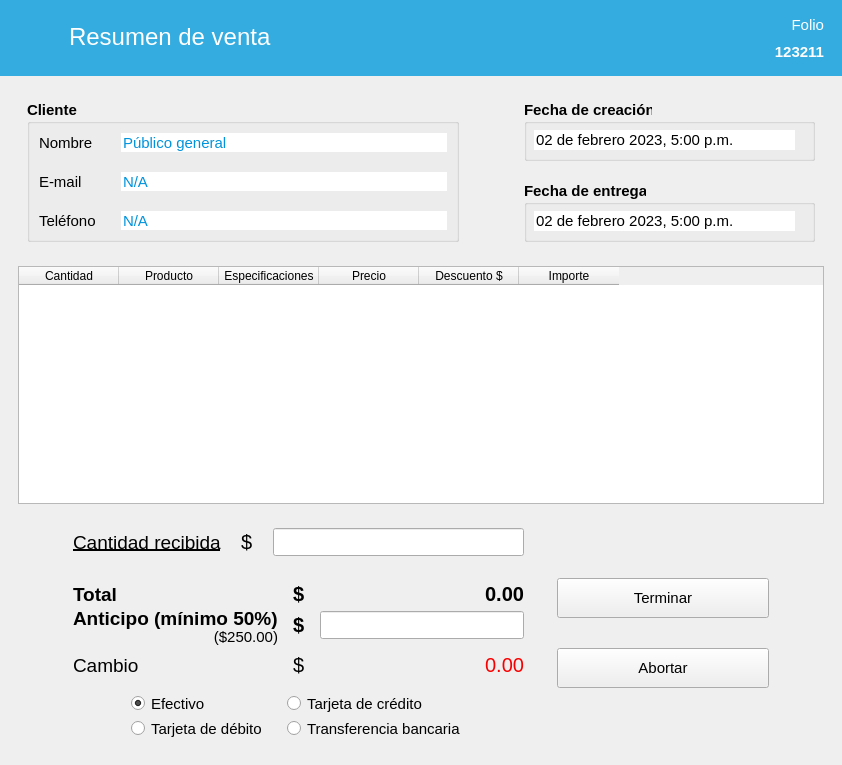
<?xml version="1.0" encoding="UTF-8"?>
<ui version="4.0">
 <class>ConfirmarVenta</class>
 <widget class="QMainWindow" name="ConfirmarVenta">
  <property name="windowModality">
   <enum>Qt::ApplicationModal</enum>
  </property>
  <property name="geometry">
   <rect>
    <x>0</x>
    <y>0</y>
    <width>842</width>
    <height>765</height>
   </rect>
  </property>
  <property name="minimumSize">
   <size>
    <width>0</width>
    <height>680</height>
   </size>
  </property>
  <property name="windowTitle">
   <string>Resumen de venta</string>
  </property>
  <property name="windowIcon">
   <iconset resource="../resources.qrc">
    <normaloff>:/img/icon.ico</normaloff>:/img/icon.ico</iconset>
  </property>
  <widget class="QWidget" name="centralwidget">
   <layout class="QVBoxLayout" name="verticalLayout">
    <property name="leftMargin">
     <number>0</number>
    </property>
    <property name="topMargin">
     <number>0</number>
    </property>
    <property name="rightMargin">
     <number>0</number>
    </property>
    <item alignment="Qt::AlignTop">
     <widget class="QFrame" name="frame">
      <property name="styleSheet">
       <string notr="true">QFrame { background-color: rgb(52, 172, 224); }</string>
      </property>
      <property name="frameShadow">
       <enum>QFrame::Raised</enum>
      </property>
      <layout class="QHBoxLayout" name="horizontalLayout">
       <property name="topMargin">
        <number>5</number>
       </property>
       <property name="bottomMargin">
        <number>5</number>
       </property>
       <item alignment="Qt::AlignLeft|Qt::AlignTop">
        <widget class="QFrame" name="frame_5">
         <property name="frameShadow">
          <enum>QFrame::Raised</enum>
         </property>
         <layout class="QHBoxLayout" name="horizontalLayout_2">
          <item>
           <widget class="QLabel" name="label">
            <property name="minimumSize">
             <size>
              <width>45</width>
              <height>45</height>
             </size>
            </property>
            <property name="font">
             <font>
              <pointsize>18</pointsize>
             </font>
            </property>
            <property name="styleSheet">
             <string notr="true">image: url(:/img/resources/images/shopping-cart.png);</string>
            </property>
            <property name="text">
             <string/>
            </property>
           </widget>
          </item>
          <item>
           <widget class="QLabel" name="label_17">
            <property name="minimumSize">
             <size>
              <width>211</width>
              <height>41</height>
             </size>
            </property>
            <property name="font">
             <font>
              <pointsize>18</pointsize>
             </font>
            </property>
            <property name="styleSheet">
             <string notr="true">color: rgb(255, 255, 255);</string>
            </property>
            <property name="text">
             <string>Resumen de venta</string>
            </property>
           </widget>
          </item>
         </layout>
        </widget>
       </item>
       <item alignment="Qt::AlignRight|Qt::AlignTop">
        <widget class="QFrame" name="frame_6">
         <property name="frameShadow">
          <enum>QFrame::Raised</enum>
         </property>
         <layout class="QVBoxLayout" name="verticalLayout_2">
          <item>
           <widget class="QLabel" name="label_5">
            <property name="minimumSize">
             <size>
              <width>41</width>
              <height>21</height>
             </size>
            </property>
            <property name="font">
             <font>
              <pointsize>11</pointsize>
             </font>
            </property>
            <property name="styleSheet">
             <string notr="true">color: rgb(255, 255, 255);</string>
            </property>
            <property name="text">
             <string>Folio</string>
            </property>
            <property name="alignment">
             <set>Qt::AlignRight|Qt::AlignTrailing|Qt::AlignVCenter</set>
            </property>
           </widget>
          </item>
          <item>
           <widget class="QLabel" name="lbFolio">
            <property name="minimumSize">
             <size>
              <width>61</width>
              <height>21</height>
             </size>
            </property>
            <property name="font">
             <font>
              <pointsize>11</pointsize>
              <bold>true</bold>
             </font>
            </property>
            <property name="styleSheet">
             <string notr="true">color: rgb(255, 255, 255);</string>
            </property>
            <property name="text">
             <string>123211</string>
            </property>
            <property name="alignment">
             <set>Qt::AlignRight|Qt::AlignTrailing|Qt::AlignVCenter</set>
            </property>
           </widget>
          </item>
         </layout>
        </widget>
       </item>
      </layout>
     </widget>
    </item>
    <item alignment="Qt::AlignTop">
     <widget class="QFrame" name="frame_2">
      <property name="frameShadow">
       <enum>QFrame::Raised</enum>
      </property>
      <layout class="QHBoxLayout" name="horizontalLayout_3">
       <property name="leftMargin">
        <number>18</number>
       </property>
       <property name="rightMargin">
        <number>18</number>
       </property>
       <item alignment="Qt::AlignTop">
        <widget class="QFrame" name="frame_7">
         <property name="frameShadow">
          <enum>QFrame::Raised</enum>
         </property>
         <layout class="QHBoxLayout" name="horizontalLayout_5">
          <property name="rightMargin">
           <number>50</number>
          </property>
          <item>
           <widget class="QGroupBox" name="groupBox">
            <property name="minimumSize">
             <size>
              <width>361</width>
              <height>131</height>
             </size>
            </property>
            <property name="font">
             <font>
              <pointsize>11</pointsize>
              <bold>true</bold>
             </font>
            </property>
            <property name="title">
             <string>Cliente</string>
            </property>
            <property name="flat">
             <bool>true</bool>
            </property>
            <layout class="QGridLayout" name="gridLayout">
             <property name="horizontalSpacing">
              <number>25</number>
             </property>
             <property name="verticalSpacing">
              <number>20</number>
             </property>
             <item row="0" column="0">
              <widget class="QLabel" name="label_6">
               <property name="font">
                <font>
                 <pointsize>11</pointsize>
                 <bold>false</bold>
                </font>
               </property>
               <property name="text">
                <string>Nombre</string>
               </property>
              </widget>
             </item>
             <item row="0" column="1">
              <widget class="QLineEdit" name="txtCliente">
               <property name="font">
                <font>
                 <pointsize>11</pointsize>
                 <italic>false</italic>
                 <bold>false</bold>
                </font>
               </property>
               <property name="styleSheet">
                <string notr="true">color: rgb(0, 147, 220);</string>
               </property>
               <property name="text">
                <string>Público general</string>
               </property>
               <property name="frame">
                <bool>false</bool>
               </property>
               <property name="readOnly">
                <bool>true</bool>
               </property>
               <property name="clearButtonEnabled">
                <bool>false</bool>
               </property>
              </widget>
             </item>
             <item row="1" column="0">
              <widget class="QLabel" name="label_7">
               <property name="font">
                <font>
                 <pointsize>11</pointsize>
                 <bold>false</bold>
                </font>
               </property>
               <property name="text">
                <string>E-mail</string>
               </property>
              </widget>
             </item>
             <item row="1" column="1">
              <widget class="QLineEdit" name="txtCorreo">
               <property name="font">
                <font>
                 <pointsize>11</pointsize>
                 <bold>false</bold>
                </font>
               </property>
               <property name="styleSheet">
                <string notr="true">color: rgb(0, 147, 220);</string>
               </property>
               <property name="text">
                <string>N/A</string>
               </property>
               <property name="frame">
                <bool>false</bool>
               </property>
               <property name="readOnly">
                <bool>true</bool>
               </property>
               <property name="clearButtonEnabled">
                <bool>false</bool>
               </property>
              </widget>
             </item>
             <item row="2" column="0">
              <widget class="QLabel" name="label_8">
               <property name="font">
                <font>
                 <pointsize>11</pointsize>
                 <bold>false</bold>
                </font>
               </property>
               <property name="text">
                <string>Teléfono</string>
               </property>
              </widget>
             </item>
             <item row="2" column="1">
              <widget class="QLineEdit" name="txtTelefono">
               <property name="font">
                <font>
                 <pointsize>11</pointsize>
                 <bold>false</bold>
                </font>
               </property>
               <property name="styleSheet">
                <string notr="true">color: rgb(0, 147, 220);</string>
               </property>
               <property name="text">
                <string>N/A</string>
               </property>
               <property name="frame">
                <bool>false</bool>
               </property>
               <property name="readOnly">
                <bool>true</bool>
               </property>
               <property name="clearButtonEnabled">
                <bool>false</bool>
               </property>
              </widget>
             </item>
            </layout>
           </widget>
          </item>
         </layout>
        </widget>
       </item>
       <item alignment="Qt::AlignRight|Qt::AlignTop">
        <widget class="QFrame" name="frame_8">
         <property name="frameShadow">
          <enum>QFrame::Raised</enum>
         </property>
         <layout class="QVBoxLayout" name="verticalLayout_4">
          <property name="spacing">
           <number>20</number>
          </property>
          <item>
           <widget class="QGroupBox" name="groupBox_2">
            <property name="minimumSize">
             <size>
              <width>291</width>
              <height>61</height>
             </size>
            </property>
            <property name="font">
             <font>
              <pointsize>11</pointsize>
              <bold>true</bold>
             </font>
            </property>
            <property name="title">
             <string>Fecha de creación</string>
            </property>
            <property name="flat">
             <bool>true</bool>
            </property>
            <widget class="QLineEdit" name="txtCreacion">
             <property name="geometry">
              <rect>
               <x>10</x>
               <y>30</y>
               <width>261</width>
               <height>20</height>
              </rect>
             </property>
             <property name="font">
              <font>
               <pointsize>11</pointsize>
               <bold>false</bold>
              </font>
             </property>
             <property name="styleSheet">
              <string notr="true"/>
             </property>
             <property name="text">
              <string>02 de febrero 2023, 5:00 p.m.</string>
             </property>
             <property name="frame">
              <bool>false</bool>
             </property>
             <property name="readOnly">
              <bool>true</bool>
             </property>
             <property name="clearButtonEnabled">
              <bool>false</bool>
             </property>
            </widget>
           </widget>
          </item>
          <item>
           <widget class="QGroupBox" name="boxFechaEntrega">
            <property name="minimumSize">
             <size>
              <width>291</width>
              <height>61</height>
             </size>
            </property>
            <property name="font">
             <font>
              <pointsize>11</pointsize>
              <bold>true</bold>
             </font>
            </property>
            <property name="title">
             <string>Fecha de entrega</string>
            </property>
            <property name="flat">
             <bool>true</bool>
            </property>
            <widget class="QLineEdit" name="txtEntrega">
             <property name="geometry">
              <rect>
               <x>10</x>
               <y>30</y>
               <width>261</width>
               <height>20</height>
              </rect>
             </property>
             <property name="font">
              <font>
               <pointsize>11</pointsize>
               <bold>false</bold>
              </font>
             </property>
             <property name="styleSheet">
              <string notr="true"/>
             </property>
             <property name="text">
              <string>02 de febrero 2023, 5:00 p.m.</string>
             </property>
             <property name="frame">
              <bool>false</bool>
             </property>
             <property name="readOnly">
              <bool>true</bool>
             </property>
             <property name="clearButtonEnabled">
              <bool>false</bool>
             </property>
            </widget>
           </widget>
          </item>
         </layout>
        </widget>
       </item>
      </layout>
     </widget>
    </item>
    <item>
     <widget class="QFrame" name="frame_3">
      <property name="sizePolicy">
       <sizepolicy hsizetype="Expanding" vsizetype="Expanding">
        <horstretch>0</horstretch>
        <verstretch>0</verstretch>
       </sizepolicy>
      </property>
      <property name="frameShadow">
       <enum>QFrame::Raised</enum>
      </property>
      <layout class="QHBoxLayout" name="horizontalLayout_8">
       <property name="leftMargin">
        <number>18</number>
       </property>
       <property name="topMargin">
        <number>0</number>
       </property>
       <property name="rightMargin">
        <number>18</number>
       </property>
       <property name="bottomMargin">
        <number>0</number>
       </property>
       <item>
        <widget class="TablaDatos" name="tabla_productos">
         <property name="minimumSize">
          <size>
           <width>791</width>
           <height>238</height>
          </size>
         </property>
         <attribute name="horizontalHeaderMinimumSectionSize">
          <number>80</number>
         </attribute>
         <column>
          <property name="text">
           <string>Cantidad</string>
          </property>
         </column>
         <column>
          <property name="text">
           <string>Producto</string>
          </property>
         </column>
         <column>
          <property name="text">
           <string>Especificaciones</string>
          </property>
         </column>
         <column>
          <property name="text">
           <string>Precio</string>
          </property>
         </column>
         <column>
          <property name="text">
           <string>Descuento $</string>
          </property>
         </column>
         <column>
          <property name="text">
           <string>Importe</string>
          </property>
         </column>
        </widget>
       </item>
      </layout>
     </widget>
    </item>
    <item>
     <widget class="QFrame" name="frame_4">
      <property name="frameShadow">
       <enum>QFrame::Raised</enum>
      </property>
      <layout class="QHBoxLayout" name="horizontalLayout_4">
       <property name="leftMargin">
        <number>55</number>
       </property>
       <property name="topMargin">
        <number>0</number>
       </property>
       <property name="rightMargin">
        <number>64</number>
       </property>
       <property name="bottomMargin">
        <number>0</number>
       </property>
       <item>
        <widget class="QFrame" name="frame_11">
         <property name="frameShadow">
          <enum>QFrame::Raised</enum>
         </property>
         <layout class="QVBoxLayout" name="verticalLayout_3">
          <item>
           <widget class="QFrame" name="frame_14">
            <property name="frameShadow">
             <enum>QFrame::Raised</enum>
            </property>
            <layout class="QHBoxLayout" name="horizontalLayout_7">
             <property name="spacing">
              <number>20</number>
             </property>
             <item>
              <widget class="QLabel" name="label_13">
               <property name="font">
                <font>
                 <pointsize>14</pointsize>
                 <bold>false</bold>
                 <underline>true</underline>
                </font>
               </property>
               <property name="text">
                <string>Cantidad recibida</string>
               </property>
              </widget>
             </item>
             <item alignment="Qt::AlignLeft">
              <widget class="QLabel" name="label_19">
               <property name="font">
                <font>
                 <pointsize>15</pointsize>
                </font>
               </property>
               <property name="text">
                <string>$</string>
               </property>
              </widget>
             </item>
             <item>
              <widget class="NumberEdit" name="txtPago">
               <property name="minimumSize">
                <size>
                 <width>200</width>
                 <height>28</height>
                </size>
               </property>
               <property name="maximumSize">
                <size>
                 <width>16777215</width>
                 <height>28</height>
                </size>
               </property>
               <property name="styleSheet">
                <string notr="true">color: rgb(0, 170, 255)</string>
               </property>
              </widget>
             </item>
            </layout>
           </widget>
          </item>
          <item>
           <widget class="QFrame" name="frame_15">
            <property name="frameShadow">
             <enum>QFrame::Raised</enum>
            </property>
            <layout class="QGridLayout" name="gridLayout_4">
             <property name="horizontalSpacing">
              <number>15</number>
             </property>
             <property name="verticalSpacing">
              <number>5</number>
             </property>
             <item row="3" column="0">
              <widget class="QLabel" name="label_26">
               <property name="minimumSize">
                <size>
                 <width>0</width>
                 <height>28</height>
                </size>
               </property>
               <property name="font">
                <font>
                 <pointsize>14</pointsize>
                </font>
               </property>
               <property name="text">
                <string>Cambio</string>
               </property>
              </widget>
             </item>
             <item row="0" column="0">
              <widget class="QLabel" name="label_20">
               <property name="minimumSize">
                <size>
                 <width>0</width>
                 <height>28</height>
                </size>
               </property>
               <property name="font">
                <font>
                 <pointsize>14</pointsize>
                 <bold>true</bold>
                </font>
               </property>
               <property name="text">
                <string>Total</string>
               </property>
              </widget>
             </item>
             <item row="3" column="1">
              <widget class="QLabel" name="label_25">
               <property name="minimumSize">
                <size>
                 <width>0</width>
                 <height>28</height>
                </size>
               </property>
               <property name="font">
                <font>
                 <pointsize>15</pointsize>
                </font>
               </property>
               <property name="text">
                <string>$</string>
               </property>
              </widget>
             </item>
             <item row="1" column="0">
              <widget class="QLabel" name="lbAnticipo1">
               <property name="minimumSize">
                <size>
                 <width>0</width>
                 <height>28</height>
                </size>
               </property>
               <property name="font">
                <font>
                 <pointsize>14</pointsize>
                 <bold>true</bold>
                </font>
               </property>
               <property name="text">
                <string>Anticipo (mínimo 50%)</string>
               </property>
              </widget>
             </item>
             <item row="3" column="2">
              <widget class="QLabel" name="lbCambio">
               <property name="minimumSize">
                <size>
                 <width>0</width>
                 <height>28</height>
                </size>
               </property>
               <property name="font">
                <font>
                 <pointsize>15</pointsize>
                </font>
               </property>
               <property name="styleSheet">
                <string notr="true">color: rgb(249, 0, 0);</string>
               </property>
               <property name="text">
                <string>0.00</string>
               </property>
               <property name="alignment">
                <set>Qt::AlignRight|Qt::AlignTrailing|Qt::AlignVCenter</set>
               </property>
              </widget>
             </item>
             <item row="0" column="2">
              <widget class="QLabel" name="lbTotal">
               <property name="minimumSize">
                <size>
                 <width>0</width>
                 <height>28</height>
                </size>
               </property>
               <property name="font">
                <font>
                 <pointsize>15</pointsize>
                 <bold>true</bold>
                </font>
               </property>
               <property name="text">
                <string>0.00</string>
               </property>
               <property name="alignment">
                <set>Qt::AlignRight|Qt::AlignTrailing|Qt::AlignVCenter</set>
               </property>
              </widget>
             </item>
             <item row="0" column="1">
              <widget class="QLabel" name="label_24">
               <property name="minimumSize">
                <size>
                 <width>0</width>
                 <height>28</height>
                </size>
               </property>
               <property name="font">
                <font>
                 <pointsize>15</pointsize>
                 <bold>true</bold>
                </font>
               </property>
               <property name="text">
                <string>$</string>
               </property>
              </widget>
             </item>
             <item row="2" column="0">
              <widget class="QLabel" name="lbCincuenta">
               <property name="font">
                <font>
                 <pointsize>11</pointsize>
                </font>
               </property>
               <property name="text">
                <string>($250.00)</string>
               </property>
               <property name="alignment">
                <set>Qt::AlignRight|Qt::AlignTrailing|Qt::AlignVCenter</set>
               </property>
              </widget>
             </item>
             <item row="1" column="2" rowspan="2" alignment="Qt::AlignVCenter">
              <widget class="NumberEdit" name="txtAnticipo">
               <property name="sizePolicy">
                <sizepolicy hsizetype="Expanding" vsizetype="Fixed">
                 <horstretch>0</horstretch>
                 <verstretch>0</verstretch>
                </sizepolicy>
               </property>
               <property name="minimumSize">
                <size>
                 <width>180</width>
                 <height>28</height>
                </size>
               </property>
               <property name="maximumSize">
                <size>
                 <width>16777215</width>
                 <height>28</height>
                </size>
               </property>
               <property name="styleSheet">
                <string notr="true">color: rgb(0, 170, 0);</string>
               </property>
              </widget>
             </item>
             <item row="1" column="1" rowspan="2">
              <widget class="QLabel" name="lbAnticipo2">
               <property name="minimumSize">
                <size>
                 <width>0</width>
                 <height>28</height>
                </size>
               </property>
               <property name="font">
                <font>
                 <pointsize>15</pointsize>
                 <bold>true</bold>
                </font>
               </property>
               <property name="text">
                <string>$</string>
               </property>
              </widget>
             </item>
            </layout>
           </widget>
          </item>
          <item alignment="Qt::AlignHCenter">
           <widget class="QFrame" name="frame_9">
            <property name="maximumSize">
             <size>
              <width>469</width>
              <height>62</height>
             </size>
            </property>
            <property name="font">
             <font>
              <family>Segoe UI</family>
             </font>
            </property>
            <layout class="QGridLayout" name="gridLayout_2">
             <property name="horizontalSpacing">
              <number>20</number>
             </property>
             <item row="0" column="0">
              <widget class="QRadioButton" name="radioButton">
               <property name="minimumSize">
                <size>
                 <width>40</width>
                 <height>0</height>
                </size>
               </property>
               <property name="font">
                <font>
                 <family>Segoe UI</family>
                 <pointsize>11</pointsize>
                </font>
               </property>
               <property name="text">
                <string>Efectivo</string>
               </property>
               <property name="checked">
                <bool>true</bool>
               </property>
               <attribute name="buttonGroup">
                <string notr="true">buttonGroupMetodo</string>
               </attribute>
              </widget>
             </item>
             <item row="0" column="1">
              <widget class="QRadioButton" name="radioButton_2">
               <property name="minimumSize">
                <size>
                 <width>40</width>
                 <height>0</height>
                </size>
               </property>
               <property name="font">
                <font>
                 <family>Segoe UI</family>
                 <pointsize>11</pointsize>
                </font>
               </property>
               <property name="text">
                <string>Tarjeta de crédito</string>
               </property>
               <attribute name="buttonGroup">
                <string notr="true">buttonGroupMetodo</string>
               </attribute>
              </widget>
             </item>
             <item row="1" column="0">
              <widget class="QRadioButton" name="radioButton_4">
               <property name="minimumSize">
                <size>
                 <width>40</width>
                 <height>0</height>
                </size>
               </property>
               <property name="font">
                <font>
                 <family>Segoe UI</family>
                 <pointsize>11</pointsize>
                </font>
               </property>
               <property name="text">
                <string>Tarjeta de débito</string>
               </property>
               <attribute name="buttonGroup">
                <string notr="true">buttonGroupMetodo</string>
               </attribute>
              </widget>
             </item>
             <item row="1" column="1">
              <widget class="QRadioButton" name="radioButton_3">
               <property name="minimumSize">
                <size>
                 <width>40</width>
                 <height>0</height>
                </size>
               </property>
               <property name="font">
                <font>
                 <family>Segoe UI</family>
                 <pointsize>11</pointsize>
                </font>
               </property>
               <property name="text">
                <string>Transferencia bancaria</string>
               </property>
               <attribute name="buttonGroup">
                <string notr="true">buttonGroupMetodo</string>
               </attribute>
              </widget>
             </item>
            </layout>
           </widget>
          </item>
         </layout>
        </widget>
       </item>
       <item alignment="Qt::AlignVCenter">
        <widget class="QFrame" name="frame_16">
         <property name="minimumSize">
          <size>
           <width>230</width>
           <height>0</height>
          </size>
         </property>
         <property name="frameShadow">
          <enum>QFrame::Raised</enum>
         </property>
         <layout class="QVBoxLayout" name="verticalLayout_8">
          <property name="spacing">
           <number>30</number>
          </property>
          <item>
           <widget class="QPushButton" name="btListo">
            <property name="minimumSize">
             <size>
              <width>130</width>
              <height>40</height>
             </size>
            </property>
            <property name="font">
             <font>
              <pointsize>11</pointsize>
             </font>
            </property>
            <property name="text">
             <string>Terminar</string>
            </property>
            <property name="icon">
             <iconset resource="../resources.qrc">
              <normaloff>:/img/resources/images/accept.png</normaloff>:/img/resources/images/accept.png</iconset>
            </property>
            <property name="iconSize">
             <size>
              <width>25</width>
              <height>25</height>
             </size>
            </property>
           </widget>
          </item>
          <item>
           <widget class="QPushButton" name="btCancelar">
            <property name="minimumSize">
             <size>
              <width>130</width>
              <height>40</height>
             </size>
            </property>
            <property name="font">
             <font>
              <pointsize>11</pointsize>
             </font>
            </property>
            <property name="text">
             <string>Abortar</string>
            </property>
            <property name="icon">
             <iconset resource="../resources.qrc">
              <normaloff>:/img/resources/images/trash.png</normaloff>:/img/resources/images/trash.png</iconset>
            </property>
            <property name="iconSize">
             <size>
              <width>25</width>
              <height>25</height>
             </size>
            </property>
           </widget>
          </item>
         </layout>
        </widget>
       </item>
      </layout>
     </widget>
    </item>
   </layout>
  </widget>
 </widget>
 <customwidgets>
  <customwidget>
   <class>NumberEdit</class>
   <extends>QLineEdit</extends>
   <header>utils.mywidgets.h</header>
  </customwidget>
  <customwidget>
   <class>TablaDatos</class>
   <extends>QTableWidget</extends>
   <header>utils.mywidgets.h</header>
  </customwidget>
 </customwidgets>
 <resources>
  <include location="../resources.qrc"/>
 </resources>
 <connections/>
 <buttongroups>
  <buttongroup name="buttonGroupMetodo"/>
 </buttongroups>
</ui>
